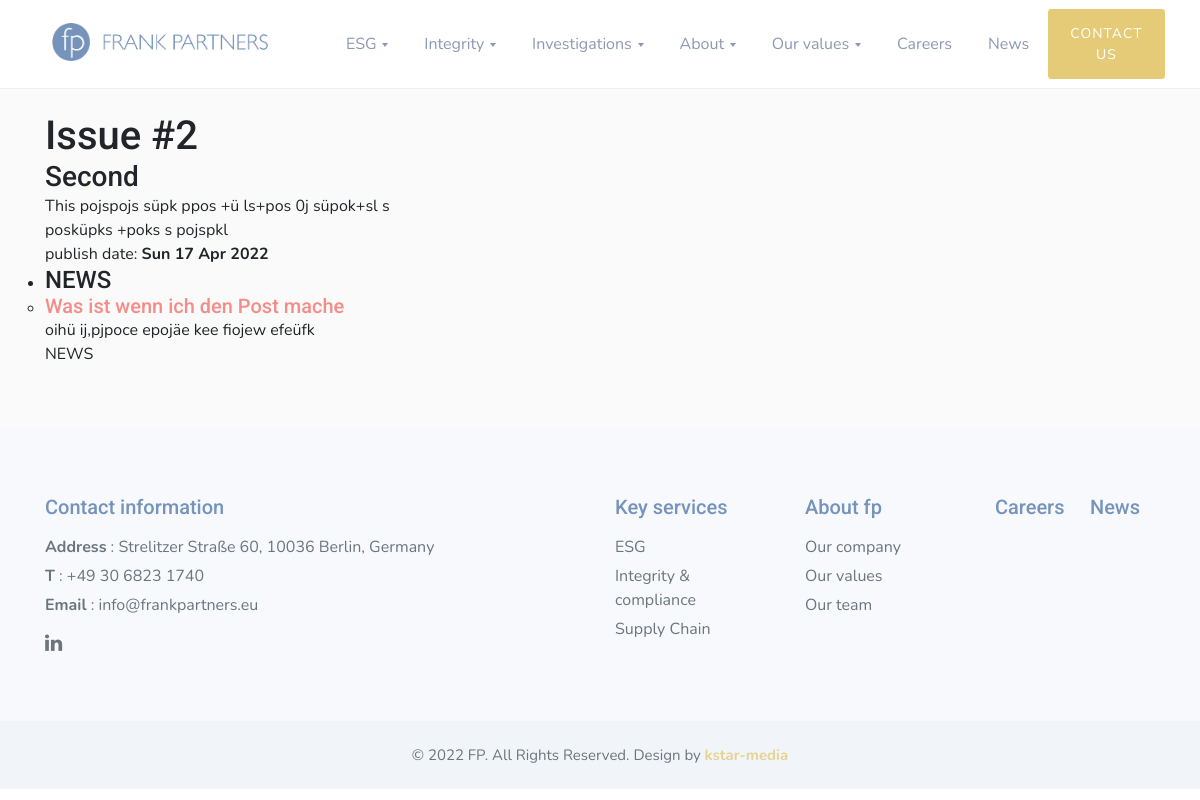
/newsfeed/, run on an earlier commit of the app's database.
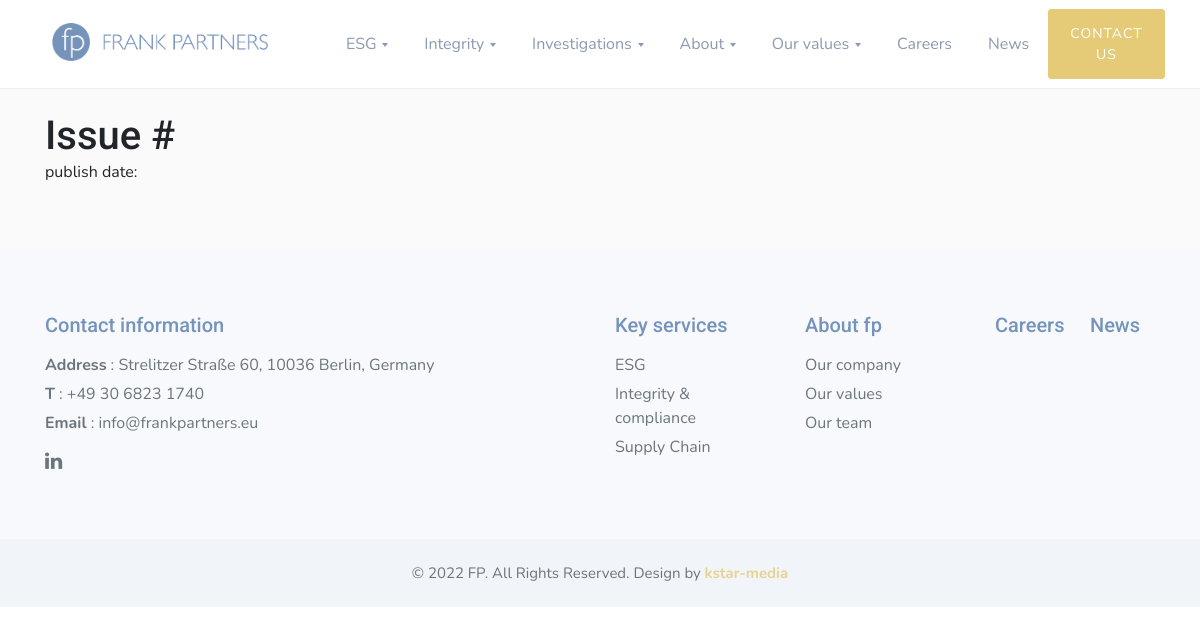
And on a later commit of the database.
### newsfeed/models.py (models this page shows, shortened)
class Issue(models.Model):
    title = models.CharField(max_length=128)
    issue_number = models.PositiveIntegerField(
        unique=True, help_text='Used as a slug for each issue'
    )
    publish_date = models.DateTimeField()
    issue_type = models.PositiveSmallIntegerField(
        choices=ISSUE_TYPE_CHOICES,
        default=WEEKLY_ISSUE
    )
    short_description = models.TextField(blank=True, null=True)
    is_draft = models.BooleanField(default=False)
    created_at = models.DateTimeField(auto_now_add=True)
    updated_at = models.DateTimeField(auto_now=True)
    objects = IssueQuerySet.as_manager()
    class Meta:
        ordering = ['-issue_number', '-publish_date']

class PostCategory(models.Model):
    name = models.CharField(max_length=255)
    order = models.PositiveIntegerField(default=0)
    class Meta:
        verbose_name_plural = 'Post categories'
        ordering = ['order']
    def __str__(self):
        return self.name

class Post(models.Model):
    issue = models.ForeignKey(
        Issue,
        on_delete=models.SET_NULL,
        related_name='posts',
        blank=True,
        null=True
    )
    category = models.ForeignKey(
        PostCategory,
        on_delete=models.SET_NULL,
        related_name='posts',
        blank=True,
        null=True
    )
    title = models.CharField(max_length=255)
    source_url = models.URLField()
    is_visible = models.BooleanField(default=True)
    short_description = models.TextField()
    order = models.PositiveIntegerField(default=0)
    created_at = models.DateTimeField(auto_now_add=True)
    updated_at = models.DateTimeField(auto_now=True)
    objects = PostQuerySet.as_manager()
    class Meta:
        ordering = ['order', '-created_at']

### newsfeed/views.py (the view)
# urls.py: path('', LatestIssueView.as_view(), name='latest_issue'),
class LatestIssueView(TemplateView):
    model = Post
    template_name = "newsfeed/latest_issue.html"
    def get_context_data(self, **kwargs):
        prefetch_posts = Post.objects.visible().select_related('category')
        latest_issue = Issue.objects.prefetch_related(
            Prefetch('posts', queryset=prefetch_posts)
        ).first()
        context = super().get_context_data(**kwargs)
        context['latest_issue'] = latest_issue
        return context

### newsfeed/querysets.py (called while the page is built)
    def visible(self):
        return self.filter(is_visible=True)

### newsfeed/templates/newsfeed/latest_issue.html (shortened to what this page needs)
{% extends 'newsfeed/base.html' %}
{% load static %}
{% block content %}
<section class="w3l-about2">
    <div class="features-main py-5">
      <div class="container py-lg-3">
        <div class="row features">
            <div class="col-md-4 feature-1 mt-5">
                <h1>Issue #{{ latest_issue.issue_number }}</h1>
                <h3>{{ latest_issue.title }}</h3>
                <p>{{ latest_issue.short_description }}</p>
                publish date: <b>{{ latest_issue.publish_date|date:"D d M Y" }}</b>
                {% include 'newsfeed/issue_posts.html' with posts=latest_issue.posts.all %}
            </div>
        </div>
    </div>
</section>
{% endblock %}

### newsfeed/templates/newsfeed/issue_posts.html
{% regroup posts|dictsort:"category.order" by category as category_list %}
<ul>
    {% for category, posts in category_list %}
        <li><h4>{{ category }}</h4>
            <ul>
                {% for post in posts %}
                    <li>
                        <h5><a href="{{ post.source_url }}" target="_blank">{{ post.title }}</a></h5>
                        <p>{{ post.short_description }}</p>
                        <p>{{ post.category.name }}</p>
                    </li>
                {% endfor %}
            </ul>
        </li>
    {% endfor %}
</ul>

What changed in the data, as far as the page shows it:
removed Issue: issue_number "2", title "Second", short_description "This pojspojs süpk ppos +ü ls+pos 0j süpok+sl s posküpks +poks s pojspkl", publish_date "Sun 17 Apr 2022"
removed PostCategory: name "NEWS"
removed Post: title "Was ist wenn ich den Post mache", short_description "oihü ij,pjpoce epojäe kee fiojew efeüfk", category.name "NEWS"
